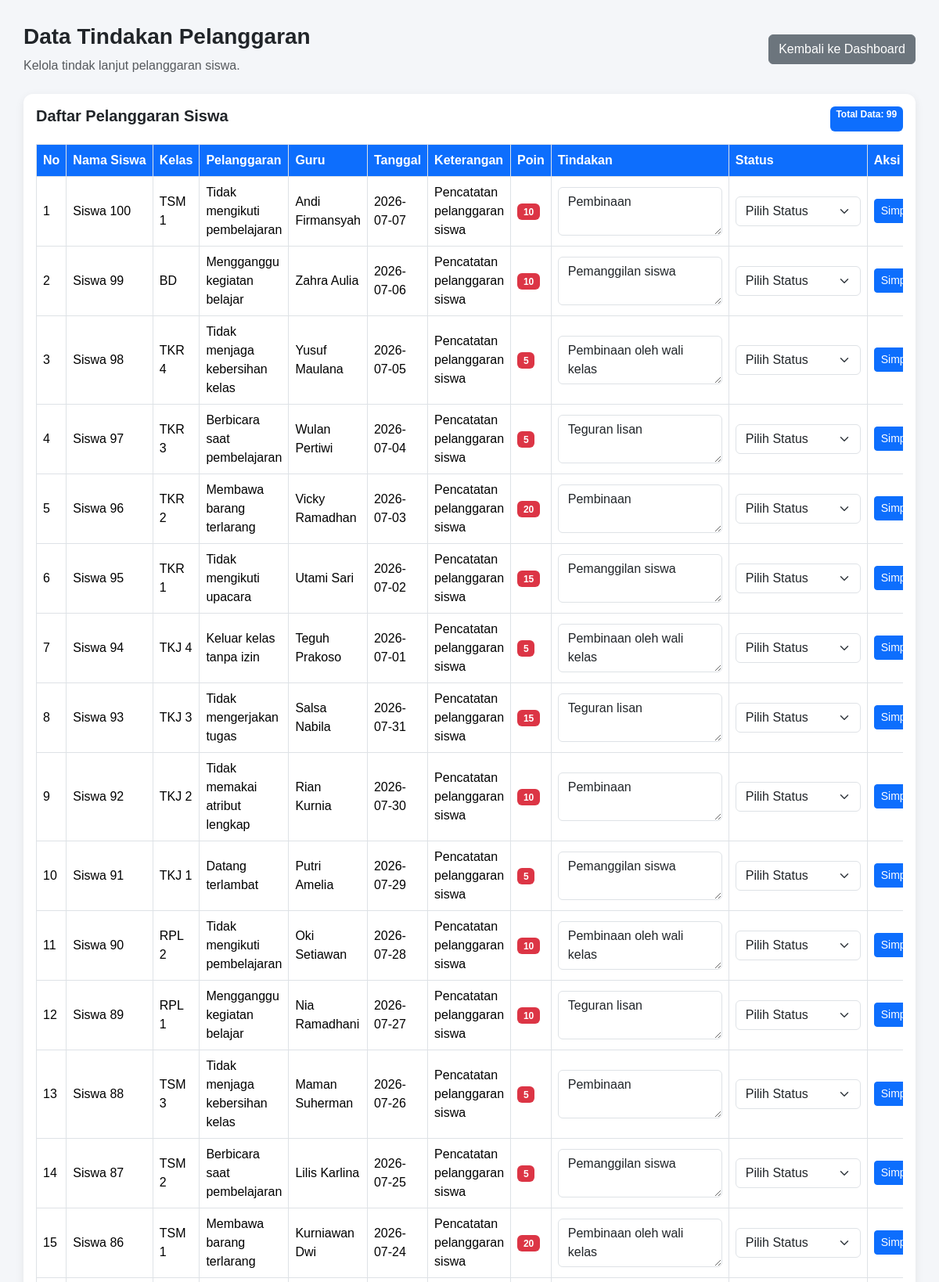
Page /tindakan.php (signed in, upper part) on the committed database.
### tables this page shows
CREATE TABLE `t_pelanggaran_siswa` (
  `id` int(11) NOT NULL,
  `tahun_ajaran_id` int(11) DEFAULT NULL,
  `siswa_id` int(11) DEFAULT NULL,
  `nama_siswa` varchar(150) NOT NULL,
  `kelas_id` int(11) DEFAULT NULL,
  `nama_kelas` varchar(100) NOT NULL,
  `pelanggaran_id` int(11) DEFAULT NULL,
  `nama_pelanggaran` varchar(150) NOT NULL,
  `pelanggaran_kategori_id` int(11) DEFAULT NULL,
  `guru_id` int(11) DEFAULT NULL,
  `nama_guru` varchar(150) NOT NULL,
  `tanggal` date DEFAULT NULL,
  `keterangan` text NOT NULL,
  `poin` int(11) NOT NULL,
  `tindakan` text NOT NULL,
  `status` varchar(30) NOT NULL,
  `created_at` timestamp NOT NULL DEFAULT current_timestamp(),
  `updated_at` timestamp NOT NULL DEFAULT current_timestamp()
);

### tindakan.php (the view, shortened to what this page needs)
<?php
require_once __DIR__ . '/config/koneksi.php';
$sql = "SELECT
            id,
            nama_siswa,
            nama_kelas,
            nama_pelanggaran,
            nama_guru,
            tanggal,
            keterangan,
            poin,
            tindakan,
            status
        FROM t_pelanggaran_siswa
        ORDER BY id DESC";
$result = mysqli_query($koneksi, $sql);
function e($value) {
    return htmlspecialchars((string)$value, ENT_QUOTES, 'UTF-8');
}
?>
<!DOCTYPE html>
<html lang="id">
<head>
    <link href="https://cdn.jsdelivr.net/npm/bootstrap@5.3.3/dist/css/bootstrap.min.css"
          rel="stylesheet">
</head>
<body>
<div class="container-fluid content">
    <div class="d-flex justify-content-between align-items-center mb-4 flex-wrap gap-2">
        <div>
            <h3 class="fw-bold">Data Tindakan Pelanggaran</h3>
            <p class="text-muted mb-0">
                Kelola tindak lanjut pelanggaran siswa.
            </p>
        </div>
        <a href="dashboard.php" class="btn btn-secondary">
            Kembali ke Dashboard
        </a>
    </div>
    <div class="card">
        <div class="card-body">
            <div class="d-flex justify-content-between mb-3 flex-wrap gap-2">
                <h5 class="fw-bold">Daftar Pelanggaran Siswa</h5>
                <span class="badge bg-primary">
                    Total Data: <?= mysqli_num_rows($result) ?>
                </span>
            </div>
            <div class="table-responsive">
                <table class="table table-bordered table-hover align-middle">
                    <thead>
                        <tr>
                            <th>No</th>
                            <th>Nama Siswa</th>
                            <th>Kelas</th>
                            <th>Pelanggaran</th>
                            <th>Guru</th>
                            <th>Tanggal</th>
                            <th>Keterangan</th>
                            <th>Poin</th>
                            <th>Tindakan</th>
                            <th>Status</th>
                            <th>Aksi</th>
                        </tr>
                    </thead>
                    <tbody>
                    <?php if (mysqli_num_rows($result) > 0): ?>
                        <?php $no = 1; ?>
                        <?php while ($row = mysqli_fetch_assoc($result)): ?>
                            <tr>
                                <td><?= $no++ ?></td>
                                <td><?= e($row['nama_siswa']) ?></td>
                                <td><?= e($row['nama_kelas']) ?></td>
                                <td><?= e($row['nama_pelanggaran']) ?></td>
                                <td><?= e($row['nama_guru']) ?></td>
                                <td><?= e($row['tanggal']) ?></td>
                                <td><?= e($row['keterangan']) ?></td>
                                <td>
                                    <span class="badge bg-danger">
                                        <?= e($row['poin']) ?>
                                    </span>
                                </td>
                                <form method="POST" action="tindakan.php">
                                    <td>
                                        <textarea
                                            name="tindakan"
                                            class="form-control form-tindakan"
                                            rows="2"
                                            required
                                            placeholder="Masukkan tindakan..."
                                        ><?= e($row['tindakan']) ?></textarea>
                                    </td>
                                    <td>
                                        <select name="status"
                                                class="form-select form-status"
                                                required>
                                            <option value="">
                                                Pilih Status
                                            </option>
                                        </select>
                                    </td>
                                    <td>
                                        <button type="submit"
                                                class="btn btn-primary btn-sm">
                                            Simpan
                                        </button>
                                    </td>
                                </form>
                            </tr>
                        <?php endwhile; ?>
                    <?php endif; ?>
                    </tbody>
                </table>
            </div>
        </div>
    </div>
</div>
</body>
</html>

### tindakan.php (style rules this page uses)
body { background: #f4f6f9; font-family: Arial, sans-serif; }
.content { padding: 30px; }
.card { border: none; border-radius: 12px; box-shadow: 0 3px 12px rgba(0,0,0,.07); }
.table th { background: #0d6efd; color: white; white-space: nowrap; }
.table td { vertical-align: middle; }
.form-tindakan { min-width: 210px; }
.form-status { min-width: 160px; }

### rows in the picture
t_pelanggaran_siswa: nama_siswa "Siswa 100", nama_kelas "TSM 1", nama_pelanggaran "Tidak mengikuti pembelajaran", nama_guru "Andi Firmansyah", tanggal "2026-07-07", keterangan "Pencatatan pelanggaran siswa", poin "10", tindakan "Pembinaan"
t_pelanggaran_siswa: nama_siswa "Siswa 99", nama_kelas "BD", nama_pelanggaran "Mengganggu kegiatan belajar", nama_guru "Zahra Aulia", tanggal "2026-07-06", keterangan "Pencatatan pelanggaran siswa", poin "10", tindakan "Pemanggilan siswa"
t_pelanggaran_siswa: nama_siswa "Siswa 98", nama_kelas "TKR 4", nama_pelanggaran "Tidak menjaga kebersihan kelas", nama_guru "Yusuf Maulana", tanggal "2026-07-05", keterangan "Pencatatan pelanggaran siswa", poin "5", tindakan "Pembinaan oleh wali kelas"
t_pelanggaran_siswa: nama_siswa "Siswa 97", nama_kelas "TKR 3", nama_pelanggaran "Berbicara saat pembelajaran", nama_guru "Wulan Pertiwi", tanggal "2026-07-04", keterangan "Pencatatan pelanggaran siswa", poin "5", tindakan "Teguran lisan"
t_pelanggaran_siswa: nama_siswa "Siswa 96", nama_kelas "TKR 2", nama_pelanggaran "Membawa barang terlarang", nama_guru "Vicky Ramadhan", tanggal "2026-07-03", keterangan "Pencatatan pelanggaran siswa", poin "20", tindakan "Pembinaan"
t_pelanggaran_siswa: nama_siswa "Siswa 95", nama_kelas "TKR 1", nama_pelanggaran "Tidak mengikuti upacara", nama_guru "Utami Sari", tanggal "2026-07-02", keterangan "Pencatatan pelanggaran siswa", poin "15", tindakan "Pemanggilan siswa"
t_pelanggaran_siswa: nama_siswa "Siswa 94", nama_kelas "TKJ 4", nama_pelanggaran "Keluar kelas tanpa izin", nama_guru "Teguh Prakoso", tanggal "2026-07-01", keterangan "Pencatatan pelanggaran siswa", poin "5", tindakan "Pembinaan oleh wali kelas"
t_pelanggaran_siswa: nama_siswa "Siswa 93", nama_kelas "TKJ 3", nama_pelanggaran "Tidak mengerjakan tugas", nama_guru "Salsa Nabila", tanggal "2026-07-31", keterangan "Pencatatan pelanggaran siswa", poin "15", tindakan "Teguran lisan"
t_pelanggaran_siswa: nama_siswa "Siswa 92", nama_kelas "TKJ 2", nama_pelanggaran "Tidak memakai atribut lengkap", nama_guru "Rian Kurnia", tanggal "2026-07-30", keterangan "Pencatatan pelanggaran siswa", poin "10", tindakan "Pembinaan"
t_pelanggaran_siswa: nama_siswa "Siswa 91", nama_kelas "TKJ 1", nama_pelanggaran "Datang terlambat", nama_guru "Putri Amelia", tanggal "2026-07-29", keterangan "Pencatatan pelanggaran siswa", poin "5", tindakan "Pemanggilan siswa"
t_pelanggaran_siswa: nama_siswa "Siswa 90", nama_kelas "RPL 2", nama_pelanggaran "Tidak mengikuti pembelajaran", nama_guru "Oki Setiawan", tanggal "2026-07-28", keterangan "Pencatatan pelanggaran siswa", poin "10", tindakan "Pembinaan oleh wali kelas"
t_pelanggaran_siswa: nama_siswa "Siswa 89", nama_kelas "RPL 1", nama_pelanggaran "Mengganggu kegiatan belajar", nama_guru "Nia Ramadhani", tanggal "2026-07-27", keterangan "Pencatatan pelanggaran siswa", poin "10", tindakan "Teguran lisan"
t_pelanggaran_siswa: nama_siswa "Siswa 88", nama_kelas "TSM 3", nama_pelanggaran "Tidak menjaga kebersihan kelas", nama_guru "Maman Suherman", tanggal "2026-07-26", keterangan "Pencatatan pelanggaran siswa", poin "5", tindakan "Pembinaan"
t_pelanggaran_siswa: nama_siswa "Siswa 87", nama_kelas "TSM 2", nama_pelanggaran "Berbicara saat pembelajaran", nama_guru "Lilis Karlina", tanggal "2026-07-25", keterangan "Pencatatan pelanggaran siswa", poin "5", tindakan "Pemanggilan siswa"
t_pelanggaran_siswa: nama_siswa "Siswa 86", nama_kelas "TSM 1", nama_pelanggaran "Membawa barang terlarang", nama_guru "Kurniawan Dwi", tanggal "2026-07-24", keterangan "Pencatatan pelanggaran siswa", poin "20", tindakan "Pembinaan oleh wali kelas"

### other values in the picture
mysqli_num_rows($result) "99"
